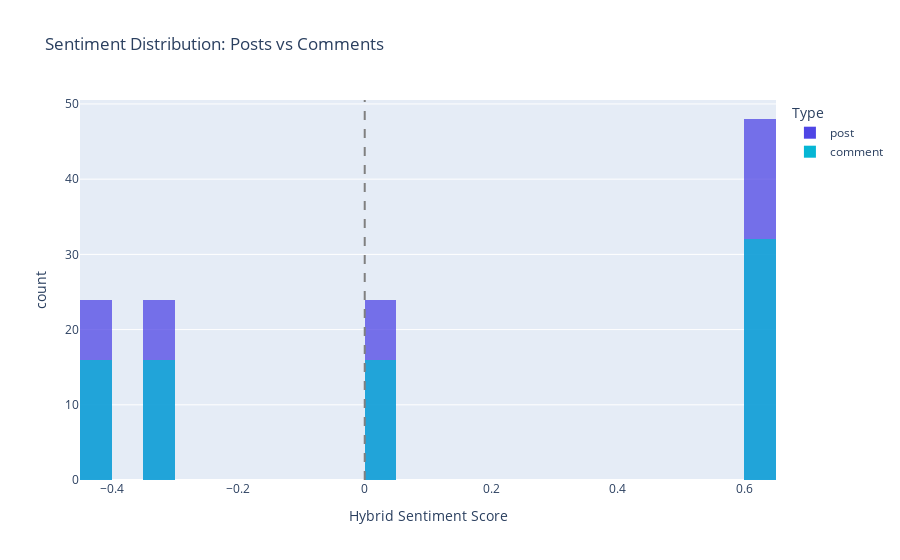

The cell this chart's notebook holds for it:
### Markdown cell above
## 6. Posts vs Comments: Sentiment Comparison

Reddit comments tend to be more emotionally reactive than posts. Posts are often structured questions or reviews; comments are rapid, context-driven responses.

### Code cell
if 'record_type' in annotated.columns and annotated['record_type'].nunique() > 1:
    # Distribution overlay
    fig = px.histogram(
        annotated, x='hybrid_score', color='record_type',
        nbins=40, barmode='overlay', opacity=0.75,
        title='Sentiment Distribution: Posts vs Comments',
        labels={'hybrid_score': 'Hybrid Sentiment Score', 'record_type': 'Type'},
        color_discrete_map={'post': '#4f46e5', 'comment': '#06b6d4'},
    )
    fig.add_vline(x=0, line_dash='dash', line_color='gray')
    fig.show()

    # Summary table
    comparison = (
        annotated.groupby('record_type')['hybrid_score']
        .agg(count='count', mean='mean', std='std')
        .rename(columns={'count': 'records', 'mean': 'avg_sentiment', 'std': 'std_dev'})
        .round(4)
    )
    print("Sentiment summary by record type:")
    display(comparison)
else:
    print("Only one record type present — run 'reddit-sentiment collect --public' to include comments.")

### Figure 1 — Plotly figure (JSON) as saved in the notebook; plotly's stock layout.template omitted (floating-point values rounded to 4 significant figures)
{"data": [{"bingroup": "x", "hovertemplate": "Type=post<br>Hybrid Sentiment Score=%{x}<br>count=%{y}<extra></extra>", "legendgroup": "post", "marker": {"color": "#4f46e5", "opacity": 0.75, "pattern": {"shape": ""}}, "name": "post", "nbinsx": 40, "orientation": "v", "showlegend": true, "type": "histogram", "x": [0.6239, -0.4019, 0.0, 0.6418, -0.34, 0.6239, -0.4019, 0.0, 0.6418, -0.34, 0.6239, -0.4019, 0.0, 0.6418, -0.34, 0.6239, -0.4019, 0.0, 0.6418, -0.34, 0.6239, -0.4019, 0.0, 0.6418, -0.34, 0.6239, -0.4019, 0.0, 0.6418, -0.34, 0.6239, -0.4019, 0.0, 0.6418, -0.34, 0.6239, -0.4019, 0.0, 0.6418, -0.34, 0.6239, -0.4019, 0.0, 0.6418, -0.34, 0.6239, -0.4019, 0.0, 0.6418, -0.34, 0.6239, -0.4019, 0.0, 0.6418, -0.34, 0.6239, -0.4019, 0.0, 0.6418, -0.34, 0.6239, -0.4019, 0.0, 0.6418, -0.34, 0.6239, -0.4019, 0.0, 0.6418, -0.34, 0.6239, -0.4019, 0.0, 0.6418, -0.34, 0.6239, -0.4019, 0.0, 0.6418, -0.34, 0.6239, -0.4019, 0.0, 0.6418, -0.34, 0.6239, -0.4019, 0.0, 0.6418, -0.34, 0.6239, -0.4019, 0.0, 0.6418, -0.34, 0.6239, -0.4019, 0.0, 0.6418, -0.34, 0.6239, -0.4019, 0.0, 0.6418, -0.34, 0.6239, -0.4019, 0.0, 0.6418, -0.34, 0.6239, -0.4019, 0.0, 0.6418, -0.34, 0.6239, -0.4019, 0.0, 0.6418, -0.34], "xaxis": "x", "yaxis": "y"}, {"bingroup": "x", "hovertemplate": "Type=comment<br>Hybrid Sentiment Score=%{x}<br>count=%{y}<extra></extra>", "legendgroup": "comment", "marker": {"color": "#06b6d4", "opacity": 0.75, "pattern": {"shape": ""}}, "name": "comment", "nbinsx": 40, "orientation": "v", "showlegend": true, "type": "histogram", "x": [0.6239, -0.4019, 0.0, 0.6418, -0.34, 0.6239, -0.4019, 0.0, 0.6418, -0.34, 0.6239, -0.4019, 0.0, 0.6418, -0.34, 0.6239, -0.4019, 0.0, 0.6418, -0.34, 0.6239, -0.4019, 0.0, 0.6418, -0.34, 0.6239, -0.4019, 0.0, 0.6418, -0.34, 0.6239, -0.4019, 0.0, 0.6418, -0.34, 0.6239, -0.4019, 0.0, 0.6418, -0.34, 0.6239, -0.4019, 0.0, 0.6418, -0.34, 0.6239, -0.4019, 0.0, 0.6418, -0.34, 0.6239, -0.4019, 0.0, 0.6418, -0.34, 0.6239, -0.4019, 0.0, 0.6418, -0.34, 0.6239, -0.4019, 0.0, 0.6418, -0.34, 0.6239, -0.4019, 0.0, 0.6418, -0.34, 0.6239, -0.4019, 0.0, 0.6418, -0.34, 0.6239, -0.4019, 0.0, 0.6418, -0.34], "xaxis": "x", "yaxis": "y"}], "layout": {"barmode": "overlay", "legend": {"title": {"text": "Type"}, "tracegroupgap": 0}, "shapes": [{"line": {"color": "gray", "dash": "dash"}, "type": "line", "x0": 0, "x1": 0, "xref": "x", "y0": 0, "y1": 1, "yref": "y domain"}], "title": {"text": "Sentiment Distribution: Posts vs Comments"}, "xaxis": {"anchor": "y", "domain": [0.0, 1.0], "title": {"text": "Hybrid Sentiment Score"}}, "yaxis": {"anchor": "x", "domain": [0.0, 1.0], "title": {"text": "count"}}}}
